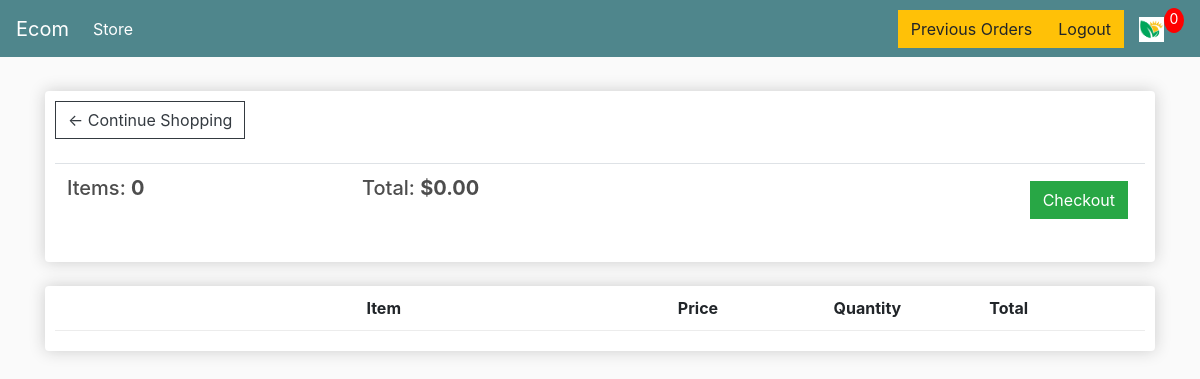
/cart/ (signed in), run on an earlier commit of the app's database.
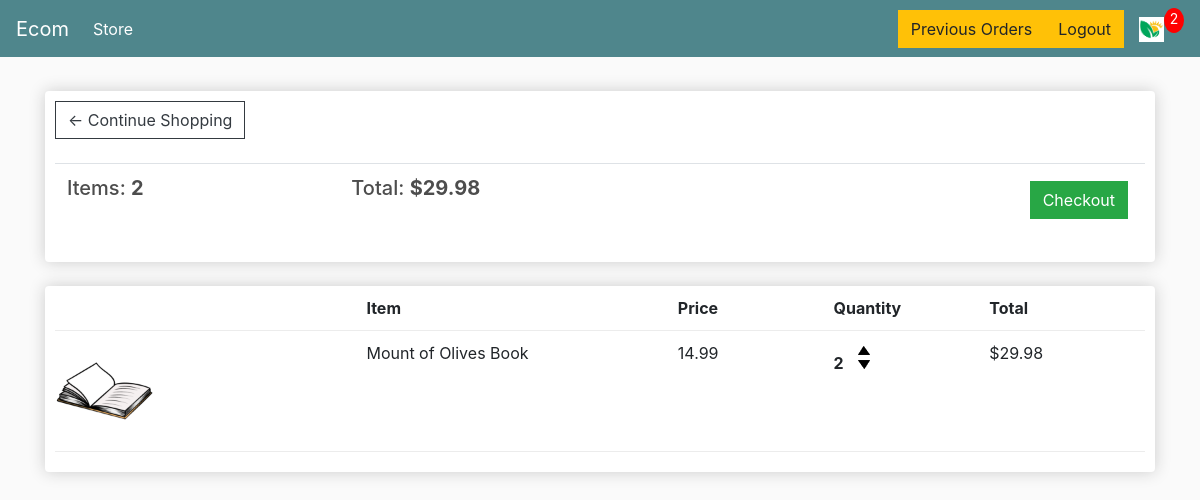
And on a later commit of the database.
### store/models.py (models this page shows, shortened)
class Order(models.Model):
    customer=models.ForeignKey(Customer,on_delete=models.SET_NULL,blank=True,null=True)
    date_ordered=models.DateTimeField(auto_now_add=True)
    complete=models.BooleanField(default=False,null=True,blank=False)
    transaction_id=models.CharField(max_length=200,null=True)
    @property
    def get_cart_total(self):
        orderitems=self.orderitem_set.all()
        total=sum([item.get_total for item in orderitems])
        return total
    @property
    def get_cart_items(self):
        orderitems = self.orderitem_set.all()
        total = sum([item.quantity for item in orderitems])
        return total

class OrderItem(models.Model):
    product=models.ForeignKey(Product,on_delete=models.SET_NULL,null=True,blank=True)
    order=models.ForeignKey(Order,on_delete=models.SET_NULL,null=True)
    quantity=models.IntegerField(default=0,null=True,blank=True)
    date_added=models.DateTimeField(auto_now_add=True)
    @property
    def get_total(self):
        total=self.product.price*(self.quantity)
        return total

class Product(models.Model):
    CATEGORY = (
        ('Digital', 'Digital'),
        ('Not Digital', 'Not Digital'),
    )
    name=models.CharField(max_length=200,null=True)
    price=models.DecimalField(max_digits=7,decimal_places=2)
    digital=models.BooleanField(default=False,null=True,blank=True)
    image=models.ImageField(null=True,blank=True)
    shippable=models.CharField(max_length=200,null=True,blank=True,choices=CATEGORY)
    @property
    def imageURL(self):
        try:
            url=self.image.url
        except:
            url=''
        return url

### store/views.py (the view)
# urls.py: path('cart/',views.cart,name='cart'),
def cart(request):
    data = cartData(request)
    cartItems = data['cartItems']
    order = data['order']
    items = data['items']
    temp['items']=items
    temp['order']=order
    temp['cartItems']=cartItems
    context={'items':items,'order':order,'cartItems':cartItems}
    return render(request,'store/cart.html',context)

### store/utils.py (called while the page is built)
def cartData(request):
    if request.user.is_authenticated:
        customer = request.user.customer
        order, created = Order.objects.get_or_create(customer=customer, complete=False)
        items = order.orderitem_set.all()
        cartItems = order.get_cart_items
    else:
        cookieData = cookieCart(request)
        cartItems = cookieData['cartItems']
        order = cookieData['order']
        items = cookieData['items']
    return {'cartItems':cartItems,'order':order,'items':items}

### store/templates/store/cart.html
{% extends 'store/main.html' %}
{% load static %}
{% block content %}
<div class="row">
    <div class="col-lg-12">
        <div class="box-element">
            <a href="{% url 'store' %}" class="btn btn-outline-dark">&#x2190; Continue Shopping</a>
            <br>
            <br>
            <table class="table">
                <tr>
                    <th><h5>Items: <strong>{{order.get_cart_items}}</strong></h5></th>
                    <th><h5>Total: <strong>${{order.get_cart_total|floatformat:2}}</strong></h5></th>
                    <th>
                        <a style="float:right;margin:5px" href="{% url 'checkout' %}" class="btn btn-success">
                            Checkout
                        </a>
                    </th>
                </tr>
            </table>
        </div>
        <br>
        <div class="box-element">
            <div class="cart-row">
                <div style="flex:2">
                </div>
                <div style="flex:2">
                    <strong>Item</strong>
                </div>
                <div style="flex:1">
                    <strong>Price</strong>
                </div>
                <div style="flex:1">
                    <strong>Quantity</strong>
                </div>
                <div style="flex:1">
                    <strong>Total</strong>
                </div>
            </div>
            {% for item in items %}
                <div class="cart-row">
                    <div style="flex:2">
                        <img class="row-image" src="{{item.product.imageURL}}">
                    </div>
                    <div style="flex:2">
                        {{item.product.name}}
                    </div>
                    <div style="flex:1">
                        {{item.product.price|floatformat:2}}
                    </div>
                    <div style="flex:1">
                        <p class="quantity">
                            {{item.quantity}}
                        </p>
                        <div class="quantity">
                            <img data-product="{{item.product.id}}" data-action="add" class="chg-quantity update-cart" src="{% static 'images/arrowup.png' %}">
                            <img data-product="{{item.product.id}}" data-action="remove" class="chg-quantity update-cart" src="{% static 'images/arrowdown.png' %}">
                        </div>
                    </div>
                    <div style="flex:1">
                        ${{item.get_total}}
                    </div>
                </div>
            {% endfor %}
        </div>
    </div>
</div>
{% endblock content %}

### store/templates/store/main.html (shortened to what this page needs)
<!DOCTYPE html>
{% load static %}
<html lang="en">
<head>
    <link rel="stylesheet" href="https://stackpath.bootstrapcdn.com/bootstrap/4.4.1/css/bootstrap.min.css">
    <link rel="stylesheet" type="text/css" href="{% static 'css/main.css' %}">
</head>
<body>
<nav class="navbar navbar-expand-lg navbar-dark bg-dark">
  <a class="navbar-brand" href="{% url 'store' %}">Ecom</a>
  <div class="collapse navbar-collapse" id="navbarTogglerDemo02">
    <ul class="navbar-nav mr-auto mt-2 mt-lg-0">
      <li class="nav-item active">
        <a class="nav-link" href="{% url 'store' %}">Store<span class="sr-only">(current)</span></a>
      </li>
    </ul>
    <div class="form-inline my-2 my-lg-0">
        {% if user.is_authenticated %}
            <a href="{% url 'previous_orders' %}" class="btn btn-warning">Previous Orders</a>
            <a href="{% url 'logout' %}" class="btn btn-warning">Logout</a>
        {% else %}
            <a href="{% url 'login' %}" class="btn btn-warning">Login</a>
            <a href="{% url 'register' %}" class="btn btn-warning">Register</a>
        {% endif %}
	     	<a href="{% url 'cart' %}">
	    		<img  id="cart-icon" src="{% static 'images/pic.png' %}">
            </a>
        <p id="cart-total">{{cartItems}}</p>
    </div>
  </div>
</nav>
<div class="container">
    <br>
    {% block content %}
    {% endblock content %}
</div>
</body>
</html>

### static/css/main.css (style rules this page uses)
body { background-color: hsl(0, 0%, 98%); }
h1,h2,h3,h4,h5,h6 { color:hsl(0, 0%, 30%); }
.box-element { box-shadow:hsl(0, 0%, 80%) 0 0 16px; background-color: #fff; border-radius: 4px; padding: 10px; }
.bg-dark { background-color: #4f868c!important; }
#cart-icon { width:25px; display: inline-block; margin-left: 15px; }
#cart-total { display: block; text-align: center; color:#fff; background-color: red; width: 20px; height: 25px; border-radius: 50%; font-size: 14px; }
.col-lg-4, .col-lg-6, .col-lg-8, .col-lg-12 { margin-top: 10px; }
.btn { border-radius: 0; }
.row-image { width: 100px; }
.cart-row { display: flex; align-items: flex-stretch; padding-bottom: 10px; margin-bottom: 10px; border-bottom: 1px solid #ececec; }
.quantity { display: inline-block; font-weight: 700; padding-right:10px; }
.chg-quantity { width: 12px; cursor: pointer; display: block; margin-top: 5px; transition:.1s; }

What changed in the data, as far as the page shows it:
no longer on this page (row edited): Order: get_cart_items "0", get_cart_total "0.00"
added Order: get_cart_items "2", get_cart_total "29.98"
added OrderItem: product.imageURL (picture), product.name "Mount of Olives Book", product.price "14.99", quantity "2", get_total "29.98"
Also different on the page:
{{ cartItems }}: "0" → "2"
